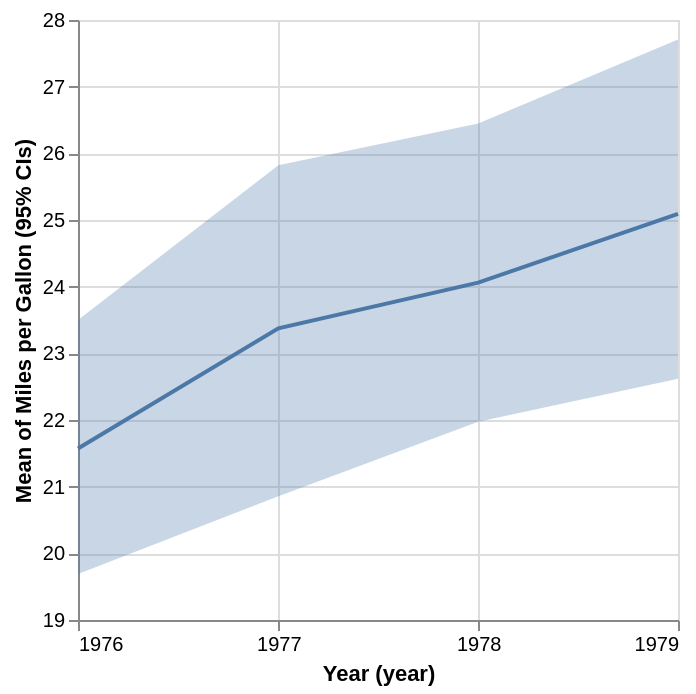

The Vega-Lite source for this figure:
### Vega-Lite specification from a JSON file in a GitHub repository (floating-point values rounded to 4 significant figures)
{"$schema": "https://vega.github.io/schema/vega-lite/v4.json", "data": {"values": [{"ci1": 23.5, "ci0": 19.69, "center": 21.57, "Year": 189302400000}, {"ci1": 25.82, "ci0": 20.86, "center": 23.38, "Year": 220924800000}, {"ci1": 26.45, "ci0": 21.97, "center": 24.06, "Year": 252460800000}, {"ci1": 27.71, "ci0": 22.62, "center": 25.09, "Year": 283996800000}]}, "layer": [{"mark": "errorband", "encoding": {"y": {"field": "ci1", "type": "quantitative", "scale": {"zero": false}, "title": "Mean of Miles per Gallon (95% CIs)"}, "y2": {"field": "ci0"}, "x": {"field": "Year", "timeUnit": "year"}}}, {"mark": "line", "encoding": {"y": {"field": "center", "type": "quantitative"}, "x": {"field": "Year", "timeUnit": "year"}}}]}
